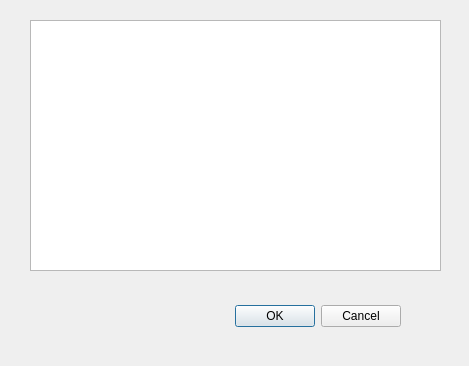
<?xml version="1.0" encoding="UTF-8"?>
<ui version="4.0">
 <class>CFillCommand</class>
 <widget class="QDialog" name="CFillCommand">
  <property name="geometry">
   <rect>
    <x>0</x>
    <y>0</y>
    <width>469</width>
    <height>366</height>
   </rect>
  </property>
  <property name="windowTitle">
   <string>Dialog</string>
  </property>
  <widget class="QDialogButtonBox" name="buttonBox">
   <property name="geometry">
    <rect>
     <x>60</x>
     <y>300</y>
     <width>341</width>
     <height>32</height>
    </rect>
   </property>
   <property name="orientation">
    <enum>Qt::Horizontal</enum>
   </property>
   <property name="standardButtons">
    <set>QDialogButtonBox::Cancel|QDialogButtonBox::Ok</set>
   </property>
  </widget>
  <widget class="QTextEdit" name="textEdit">
   <property name="geometry">
    <rect>
     <x>30</x>
     <y>20</y>
     <width>411</width>
     <height>251</height>
    </rect>
   </property>
  </widget>
 </widget>
 <resources/>
 <connections>
  <connection>
   <sender>buttonBox</sender>
   <signal>accepted()</signal>
   <receiver>CFillCommand</receiver>
   <slot>accept()</slot>
   <hints>
    <hint type="sourcelabel">
     <x>248</x>
     <y>254</y>
    </hint>
    <hint type="destinationlabel">
     <x>157</x>
     <y>274</y>
    </hint>
   </hints>
  </connection>
  <connection>
   <sender>buttonBox</sender>
   <signal>rejected()</signal>
   <receiver>CFillCommand</receiver>
   <slot>reject()</slot>
   <hints>
    <hint type="sourcelabel">
     <x>316</x>
     <y>260</y>
    </hint>
    <hint type="destinationlabel">
     <x>286</x>
     <y>274</y>
    </hint>
   </hints>
  </connection>
 </connections>
</ui>
